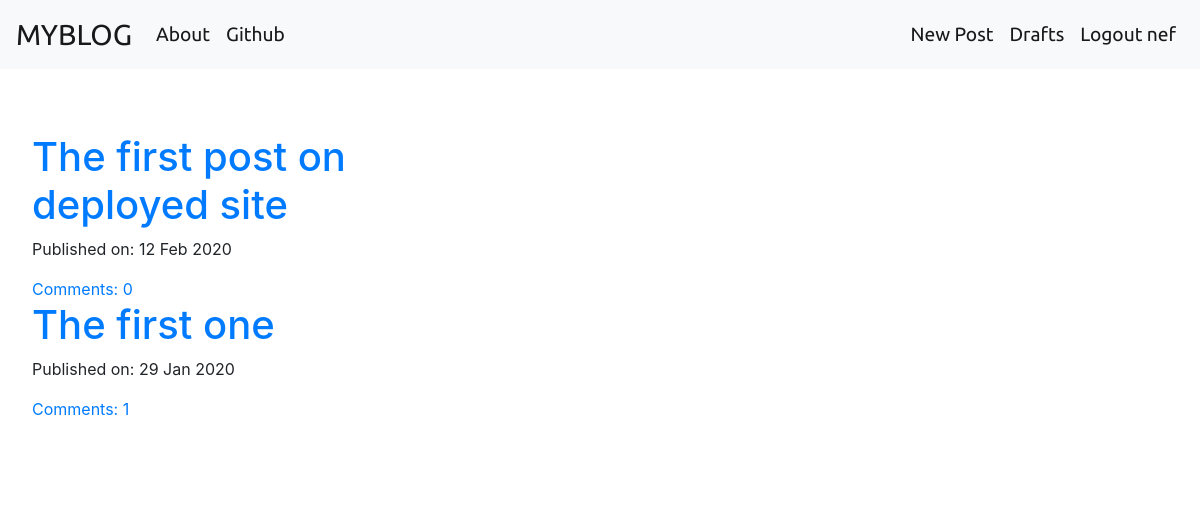
The app's page / (signed in) with its own data.
### myblog/models.py (models this page shows, shortened)
class Post(models.Model):
    author = models.ForeignKey('auth.User', on_delete= models.CASCADE)
    title = models.CharField(max_length=400)
    text = models.TextField(max_length=100000)
    create_date = models.DateTimeField(default=timezone.now)
    published_date = models.DateTimeField(blank=True, null=True)
    def get_approved_comments(self):
        return self.comments.filter(approved_comment=True)

### myblog/views.py (the view)
# urls.py: path('', views.PostListView.as_view(), name='post_list'),
class PostListView(ListView):
    model = Post
    def get_queryset(self):
        return Post.objects.filter(published_date__lte=timezone.now()).order_by('-published_date')

### myblog/templates/myblog/post_list.html
<!DOCTYPE html>
{% extends 'myblog/base.html' %}
{% block content %}
    {% for post in post_list %}
        <div class="post">
            <h1><a href="{% url "post_detail" pk=post.pk %}">{{ post.title }}</a></h1>
            <div class="date">
                <p>Published on: {{ post.published_date|date:"d M Y" }}</p>
            </div>
            <a href="{% url "post_detail" pk=post.pk %}"> Comments: {{ post.get_approved_comments.count }}</a>
        </div>
    {% endfor %}
{% endblock %}

### myblog/templates/myblog/base.html (shortened to what this page needs)
<!DOCTYPE html>
{% load static %}
<html lang="en">
    <head>
        <link rel="stylesheet" href="https://stackpath.bootstrapcdn.com/bootstrap/4.4.1/css/bootstrap.min.css">
        <link rel="stylesheet" href="//cdn.jsdelivr.net/npm/medium-editor@latest/dist/css/medium-editor.min.css" type="text/css" media="screen" charset="utf-8">
        <link rel="stylesheet" href="{% static 'css/myblog.css' %}">
    </head>
    <body>
        <nav class="navbar navbar-expand-lg navbar-light bg-light techfont">
            <a class="navbar-brand big-brand" href="{% url "post_list" %}">MYBLOG</a>
            <div class="collapse navbar-collapse navbar-flex" id="navbarNavDropdown">
                <div class="navbar-nav navbar-flex-left">
                    <ul class="navbar-nav">
                        <li class="nav-item active">
                            <a class="nav-link" href=" {% url "about" %}">About</a>
                        </li>
                        <li class="nav-item active">
                            <a class="nav-link" href="https://www.github.com">Github</a>
                        </li>
                    </ul>
                </div>
                <div class="navbar-nav navbar-flex-right">
                    <ul class="navbar-nav">
                        {% if user.is_authenticated %}
                            <li class="nav-item active">
                                <a class="nav-link" href="{% url 'post_new' %}">New Post</a>
                            </li>
                            <li class="nav-item active">
                                <a class="nav-link" href="{% url 'post_draft_list' %}">Drafts</a>
                            </li>
                            <li class="nav-item active">
                                <a class="nav-link" href="{% url 'logout' %}">Logout {{ user.username }}</a>
                            </li>
                        {% else %}
                            <li class="nav-item active">
                                <a class="nav-link" href="{% url 'login'%}">Login</a>
                            </li>
                        {% endif %}
                    </ul>
                </div>
            </div>
        </nav>
        <div class="content content-flex">
            <div class="jumbotron">
                {% block content %}
                {%  endblock %}
            </div>
        </div>
    </body>
</html>

### myblog/static/css/myblog.css (style rules this page uses)
:root { --first-font: 'Ubuntu', sans-serif; --second-font: 'Baloo Da', cursive; }
.techfont { font-size: 1.2em; font-family: var(--first-font); }
.big-brand { font-size: 1.5em; }
.navbar-flex { display: flex; justify-content: space-between; }
.navbar-flex-left { order: 0; }
.navbar-flex-right { order: 1; }
.content-flex { display: flex; flex-direction: column; justify-content: flex-start; }
.jumbotron { background-color: #fff; max-width: 35vw; }

### records on screen
Post: title "The first post on deployed site", published_date "12 Feb 2020", get_approved_comments.count "0"
Post: title "The first one", published_date "29 Jan 2020", get_approved_comments.count "1"

### other values on screen
{{ user.username }} "nef"
